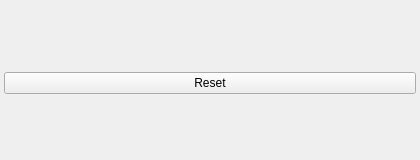
<?xml version="1.0" encoding="UTF-8"?>
<ui version="4.0">
 <class>UI::MixingSettingsWidget</class>
 <widget class="QWidget" name="MixingOptions">
  <property name="geometry">
   <rect>
    <x>0</x>
    <y>0</y>
    <width>420</width>
    <height>160</height>
   </rect>
  </property>
  <layout class="QVBoxLayout">
   <property name="spacing">
    <number>4</number>
   </property>
   <property name="margin">
    <number>4</number>
   </property>
   <item>
    <layout class="QGridLayout" name="channelsLayout">
     <property name="horizontalSpacing">
      <number>8</number>
     </property>
     <property name="verticalSpacing">
      <number>2</number>
     </property>
    </layout>
   </item>
   <item>
    <spacer name="verticalSpacer">
     <property name="orientation">
      <enum>Qt::Vertical</enum>
     </property>
    </spacer>
   </item>
   <item>
    <layout class="QHBoxLayout" name="bottomLayout">
     <property name="spacing">
      <number>8</number>
     </property>
     <item>
      <widget class="QPushButton" name="resetButton">
       <property name="text">
        <string>Reset</string>
       </property>
       <property name="toolTip">
        <string>Restore default volume and panning of all channels</string>
       </property>
      </widget>
     </item>
    </layout>
   </item>
  </layout>
 </widget>
 <resources/>
 <connections/>
</ui>
